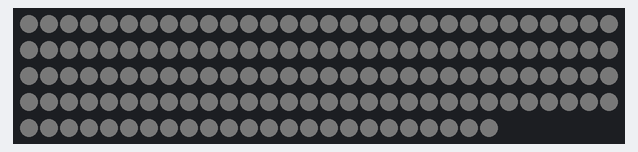
A sketch run on a simulated Arduino Uno, built with avr-gcc and run on an emulated ATmega328P. On the bench: 144 RGB LEDs in strip order, left to right, continuing on the next row. Dim RGB values are drawn brighter than linear.

Above: at 0.1 s.

The sketch:

sketch_oct21a.ino
```cpp
#define FASTLED_ALLOW_INTERRUPTS 0
#define FASTLED_ESP8266_RAW_PIN_ORDER
#define FASTLED_ESP8266_NODEMCU_PIN_ORDER
#define FASTLED_ESP8266_D1_PIN_ORDER
#include <FastLED.h>


#define PIN 12
#define N_LEDS 144


CRGB leds[N_LEDS];

void setup() {
  Serial.begin(9600);
  FastLED.setMaxPowerInVoltsAndMilliamps(5,1500);
  FastLED.addLeds<NEOPIXEL, PIN>(leds, N_LEDS);
}

void loop() {
  static uint8_t hue_position = 0;

  for (uint8_t i=0; i < N_LEDS; i++) {
    leds[i] = CHSV(hue_position+i, 20, 20);
  }

  hue_position = hue_position + 1;

  FastLED.show();
  delay(10);
}
```
